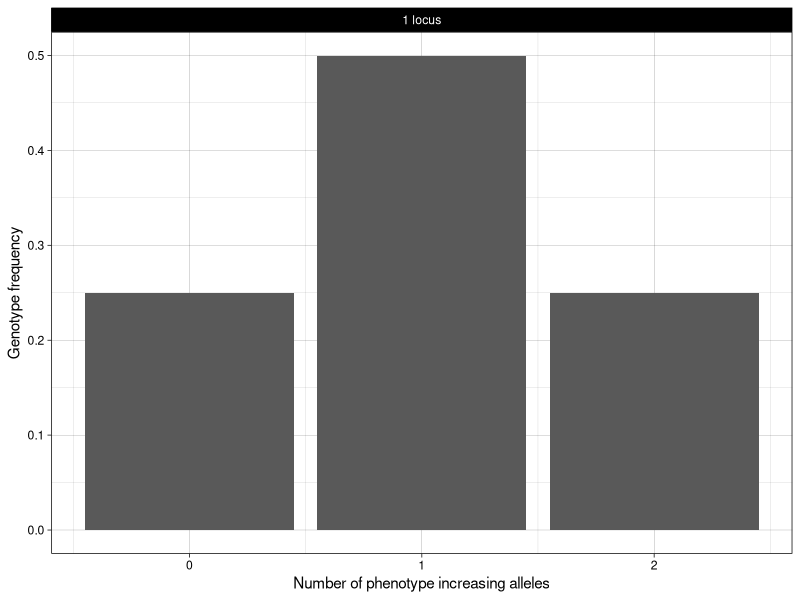
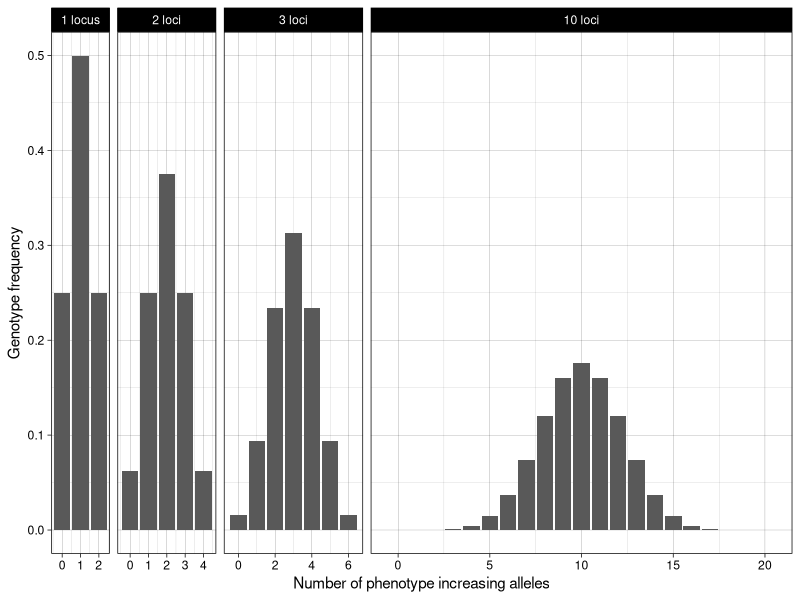
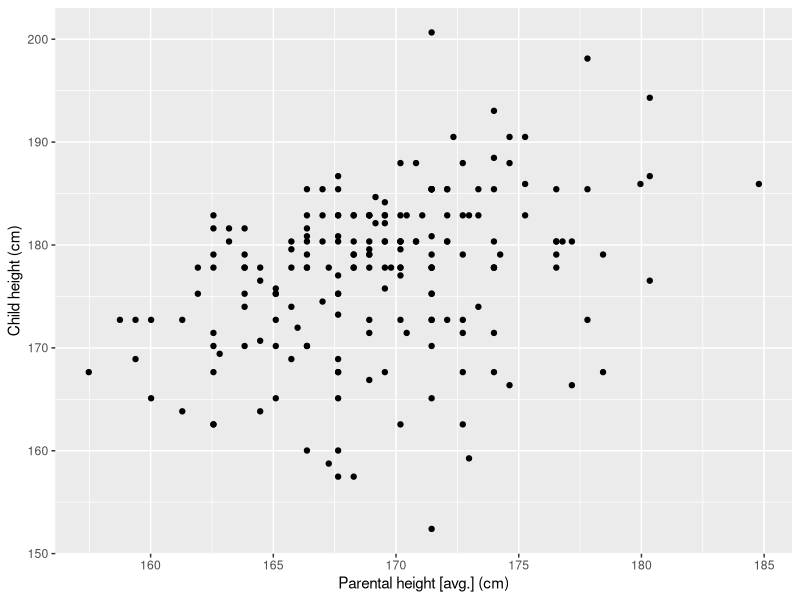
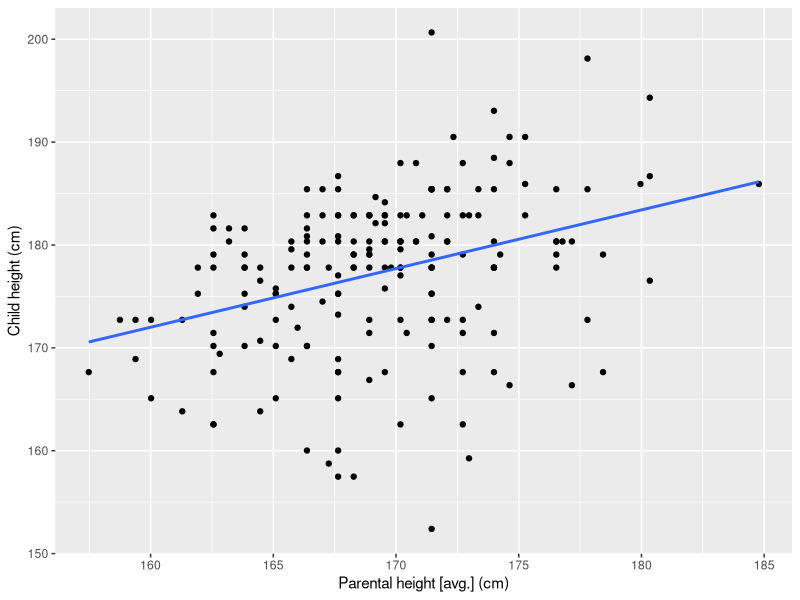
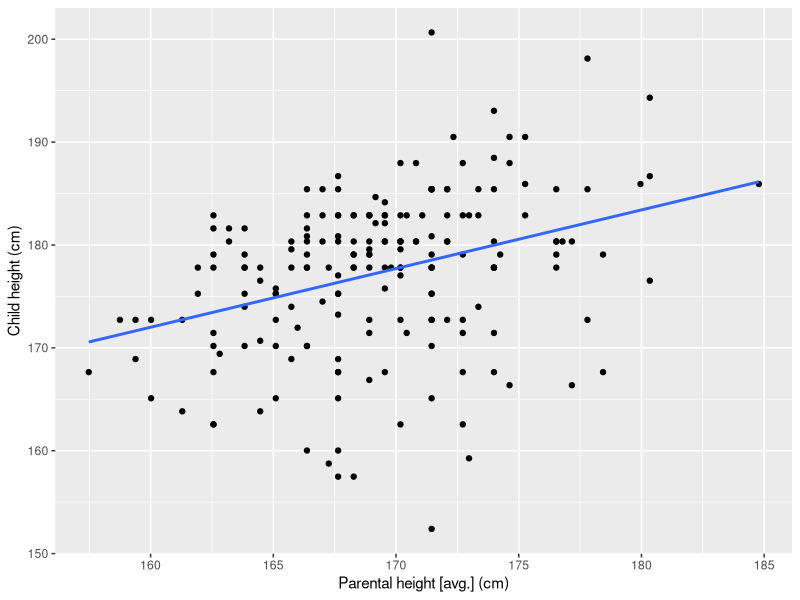
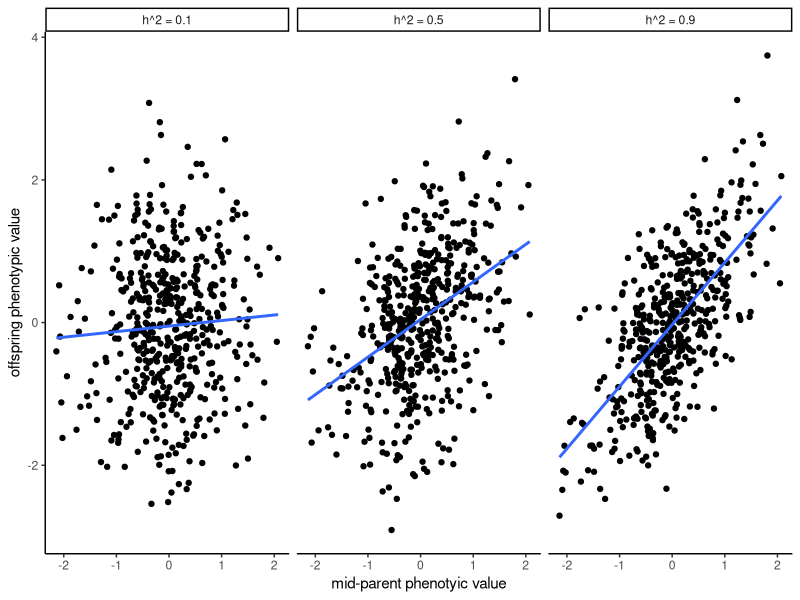
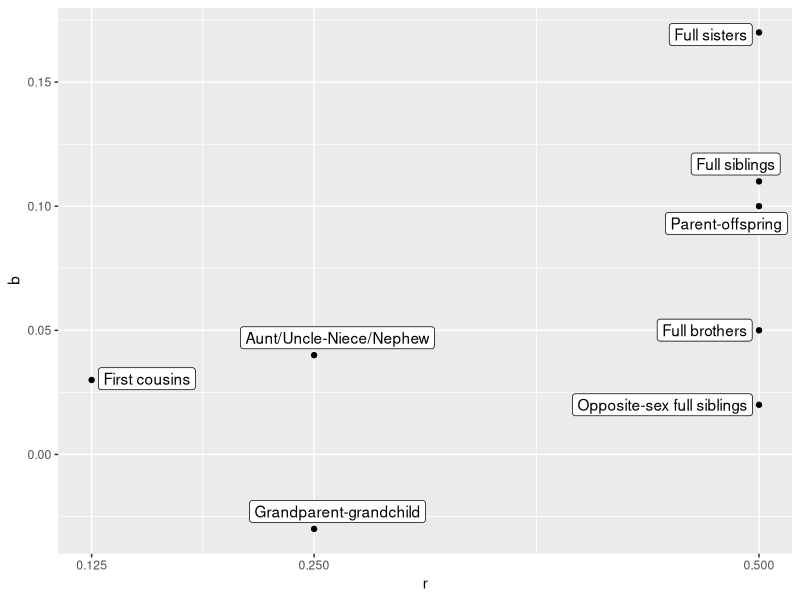
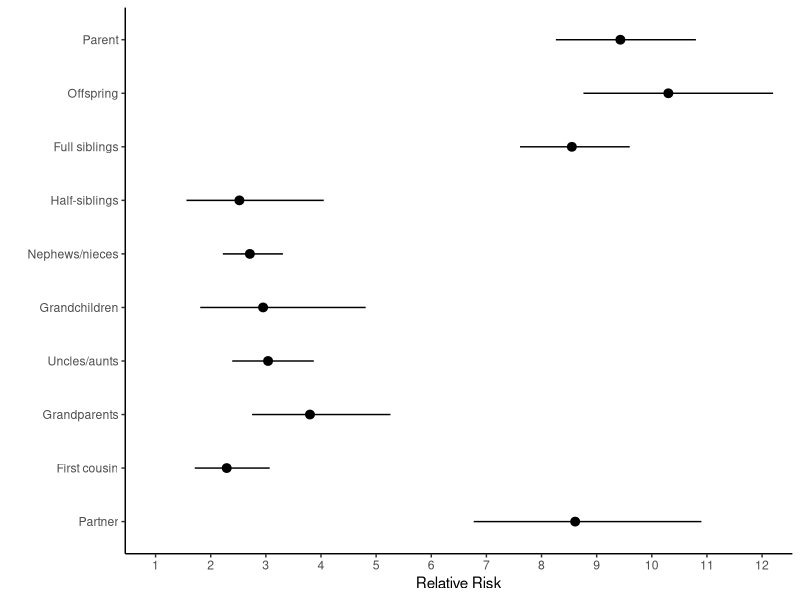

Write the R code that produced these figures, in order.
## ---- chunk 1
#| echo: false
require(ggplot2)
require(dplyr)
require(stringr)

# calculate expected genotype frequency for number of increasing alleles
# use the density of the binomial distribution, for alleles = 0 up to 2 * number of loci. 
# assume each allele has the same frequency of 50% (for simplicity)
n_allele_freq <- function(n_loci) {
  alleles <- seq(from = 0, to = 2*n_loci)
  freq <- dbinom(alleles, size = 2*n_loci, prob = 0.5)
  data.frame(alleles, freq, loci = n_loci)
}

number_of_loci <- c(1, 2, 3, 10)
loci_freq <- bind_rows(lapply(number_of_loci, n_allele_freq))

loci_labeller <- function(string) {
  n_loci <- as.numeric(string)
  if_else(
    n_loci == 1, 
    true = "1 locus",
    false = str_c(string, "loci", sep = " "))
}
plot_loci <- function(loci_freq) {
  ggplot(loci_freq, aes(x = alleles, y = freq)) + geom_col() +
  facet_grid(
    . ~ loci,
    scales = "free_x",
    space = "free_x",
    labeller = labeller(loci = loci_labeller)
  ) +
  scale_x_continuous("Number of phenotype increasing alleles") +
  scale_y_continuous("Genotype frequency") +
  theme_linedraw()
}

plot_loci(
  filter(loci_freq, loci == 1)
)
## ---- chunk 2
#| echo: false
plot_loci(loci_freq)
## ---- chunk 3
#| label: height
#| echo: false
require(readr)
require(dplyr)
require(ggplot2)

height_data <- read_tsv(here::here("data/galton-stata11/galton-stata11.tab"))

# filter to one offspring per family
# convert to cm
# average parental height
height_singletons <- height_data |>
  mutate(
    father_cm = father * 2.54,
    mother_cm = mother * 2.54,
    child_cm = height * 2.54
  ) |>
  mutate(parents_cm = (father_cm + mother_cm) / 2) |>
  group_by(family) |>
  slice_head(n = 1)
## ---- chunk 4
#| label: height_parent_offspring
#| fig-width: 5
#| fig-height: 5
#| echo: false
require(ggplot2)

ggplot(height_singletons, aes(x = parents_cm, y = child_cm)) +
  geom_point() +
  scale_x_continuous("Parental height [avg.] (cm)") +
  scale_y_continuous("Child height (cm)")
## ---- chunk 5
#| label: height_parent_offspring_regress
#| fig-width: 5
#| fig-height: 5
#| echo: false
require(ggplot2)

height_parent_offspring_regress_g <- ggplot(height_singletons, aes(x = parents_cm, y = child_cm)) +
  geom_point() +
  stat_smooth(method = "lm", formula = y ~ x, se = FALSE) +
  scale_x_continuous("Parental height [avg.] (cm)") +
  scale_y_continuous("Child height (cm)")
height_parent_offspring_regress_g
## ---- chunk 6
#| label: height_parent_offspring_regress2
#| fig-width: 5
#| fig-height: 5
#| echo: false
height_parent_offspring_regress_g
## ---- chunk 7
#| label: height_cov_var
#| echo: false
height_parent_child_cov <- round(with(height_singletons, cov(parents_cm, child_cm)), 2)
height_parent_var <- round(with(height_singletons, var(parents_cm)), 2)
## ---- chunk 8
#| label: parent_offspring_h2_sim
#| echo: false
require(ggplot2)
require(dplyr)

set.seed(751889)

# simulate data with different heritabilities
n_sim <- 500
# if phenotypic variance is 1, variance of average parents is 0.5
parents <- rnorm(n_sim, mean = 0, sd = sqrt(0.5))
h2 <- list(0.1, 0.5, 0.9)

sims <- lapply(
  h2,
  function(h2) {
      # simulate children from mid-parent, plus segregation and environment
      # variance
      children <- h2 * parents + rnorm(n_sim, mean = 0, sd = sqrt(1 - h2/2))
      data.frame(parents = parents, children = children, h2 = paste("h^2 =", h2))
  }
)

ggplot(bind_rows(sims), aes(x = parents, y = children)) +
  geom_point() +
  stat_smooth(method = lm, formula = y ~ x, se = FALSE) +
  facet_grid(cols = vars(h2)) +
  scale_x_continuous("mid-parent phenotyic value") +
  scale_y_continuous("offspring phenotypic value") +
  theme_classic()
## ---- chunk 9
#| label: amf_depression
#| echo: false
require(readr)
require(dplyr)
require(ggplot2)
require(ggrepel)

depression_dyads <- read_csv(here::here("data/fernandez-pujals-depression/fernandez-pujals-depression.csv"))

ggplot(depression_dyads, aes(x =r, y = b, label = `Relationship dyad`)) +
  geom_point() +
  geom_label_repel() +
  scale_x_continuous(breaks=c(0, 0.125, 0.25, 0.5))
## ---- chunk 10
#| label: scz_rr
#| echo: false
require(readr)
require(ggplot2)

scz_rr <- read_csv(here::here("data/lichtenstein-scz/lichtenstein-scz.csv"))

ggplot(scz_rr, aes(x = factor(Relationship, levels = rev(Relationship)), y = `Relative Risk`, ymin = l95, ymax = u95)) +
  geom_pointrange() +
  scale_x_discrete("") +
  scale_y_continuous(breaks = 1:12) +
  coord_flip(ylim = c(1, 12)) +
  theme_classic()

## ---- chunk 11
#| label: twins_cor
#| echo: false
require(tibble)
require(ggplot2)

twins_ac = tribble(
  ~Twin, ~Effect, ~Similarity,
  "MZ", "Genetic", 0.5,
  "MZ", "Shared Environment", 0.25,
  "DZ", "Genetic", 0.25,
  "DZ", "Shared Environment", 0.25
)

ggplot(twins_ac, aes(x = Twin, y = Similarity, fill = Effect)) +
  geom_col() +
  scale_y_continuous(breaks=c(0, 0.25, 0.5, 0.75)) +
  theme_minimal(base_size = 15) 
## ---- chunk 12
#| label: match-class
#| echo: false
require(dplyr)
require(readr)
require(ggplot2)
require(forcats)

# data on phenotypes in twins studies
match_domain_studies <- read_csv(here::here("data/polderman-match/polderman-match-domain-nstudies.csv"))

ggplot(
  match_domain_studies,
  aes(
    x = fct_reorder(`Main Trait domain`, Nstudies),
    y = Nstudies
  )) +
  geom_col() +
  scale_x_discrete("Main Trait Domain") +
  scale_y_continuous("Number of studies") +
  coord_flip() +
  theme_minimal()

## ---- chunk 13
#| label: match-meta
#| echo: false
require(dplyr)
require(readr)
require(tidyr)
require(stringr)
require(ggplot2)

match_meta <- read_csv(here::here("data/polderman-match/polderman-match-st20-meta.csv"), comment = "#")

# get full ACE estimates from wide table.
# pivot table then filter and rename variables
match_meta_full <-
match_meta |>
  pivot_longer(
    !`ICD10-ICF Chapter`,
    names_to = "estimand",
    values_to = "estimate"
  ) |>
  filter(str_detect(estimand, "^[SE_]*[A|C]FULL_all")) |>
  mutate(estimand = str_remove(estimand, "FULL_all")) |>
  separate_wider_delim(
    estimand,
    delim = "_",
    names = c("term", "component"),
    too_few = "align_end"
  ) |>
  mutate(term = if_else(is.na(term), true = 'VarProp', false = term)) |>
  filter(!is.na(estimate)) |>
  pivot_wider(names_from = term, values_from = estimate)


match_meta_full_bmh <- match_meta_full |>
  filter(
    `ICD10-ICF Chapter` %in% c(
        "Attitudes",
        "Diseases of the Nervous System",
        "Mental Functions",
        "Sensory Functions and Pain",
        "Functions of the Nervous System",
        "Mental and Behavioural Disorders"
      )
    )

ggplot(match_meta_full_bmh, aes(x = component, fill = component, y = VarProp, ymin = VarProp - SE, ymax = VarProp + SE))+
  geom_col() +
  geom_errorbar() +
  scale_x_discrete("Variance proportion") +
  coord_flip() +
  facet_grid(row = vars(`ICD10-ICF Chapter`)) +
  theme_minimal() +
  theme(strip.text.y = element_text(angle = 0)) 
